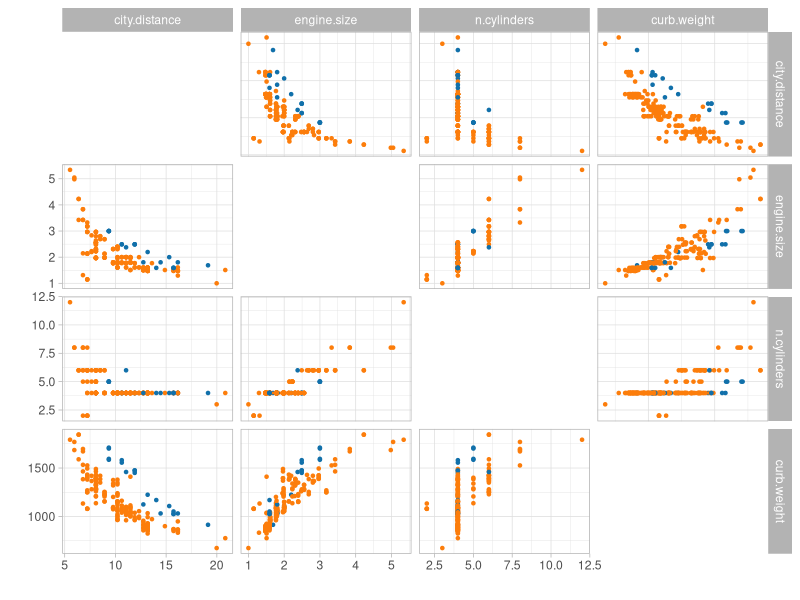
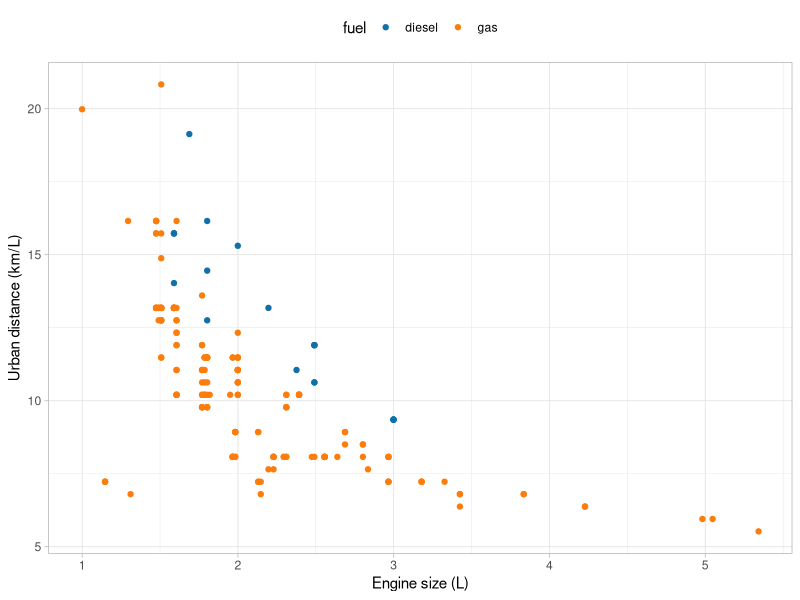
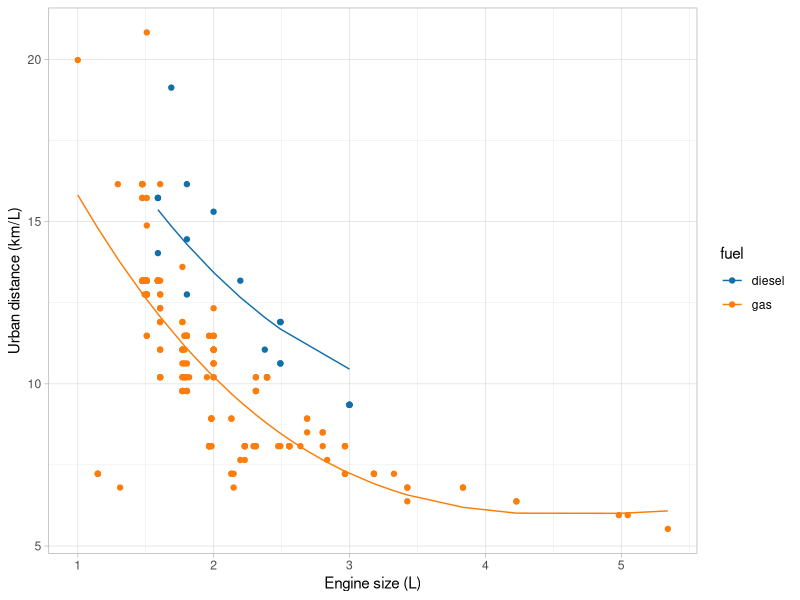
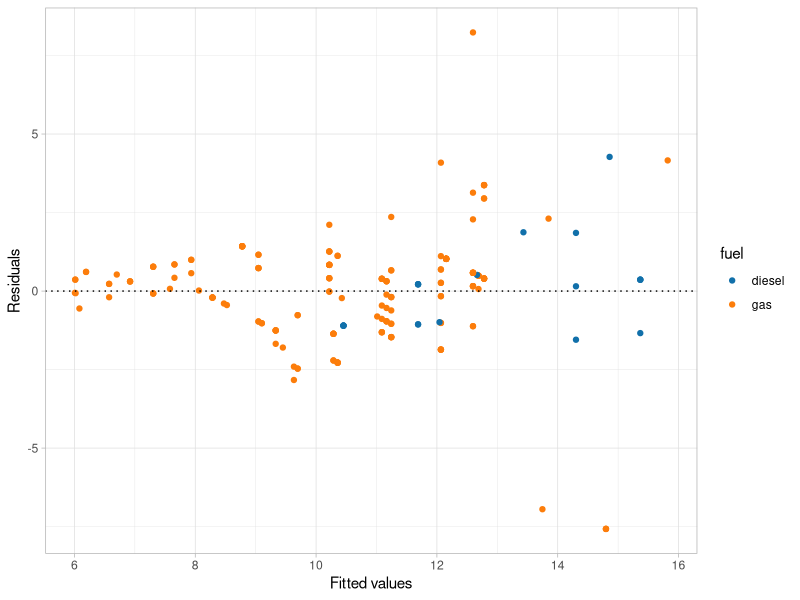
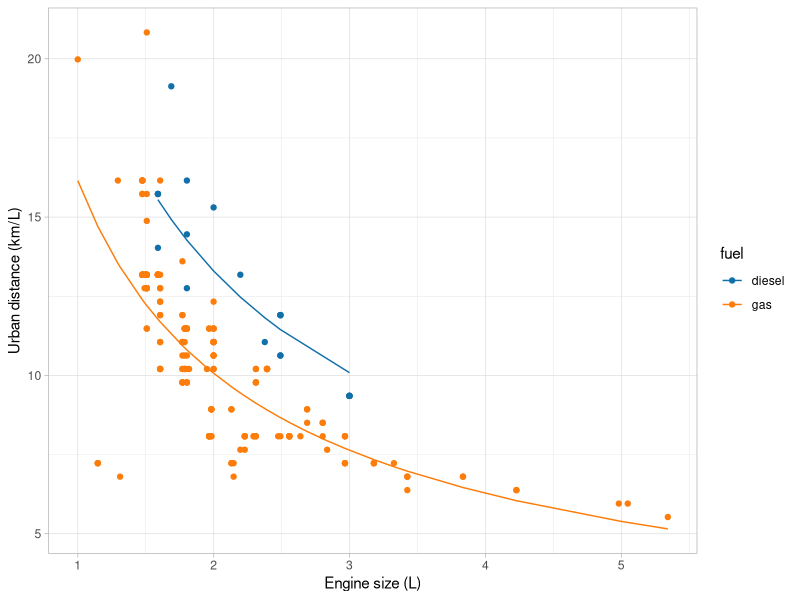
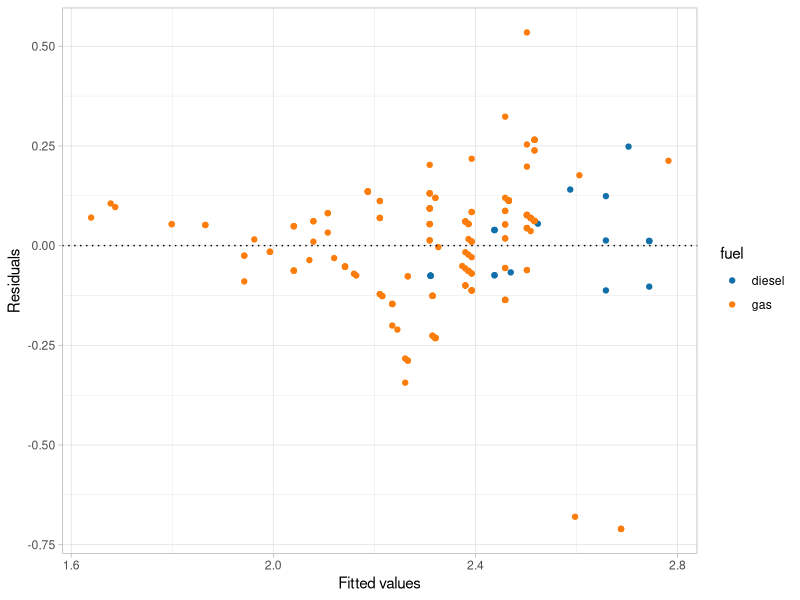
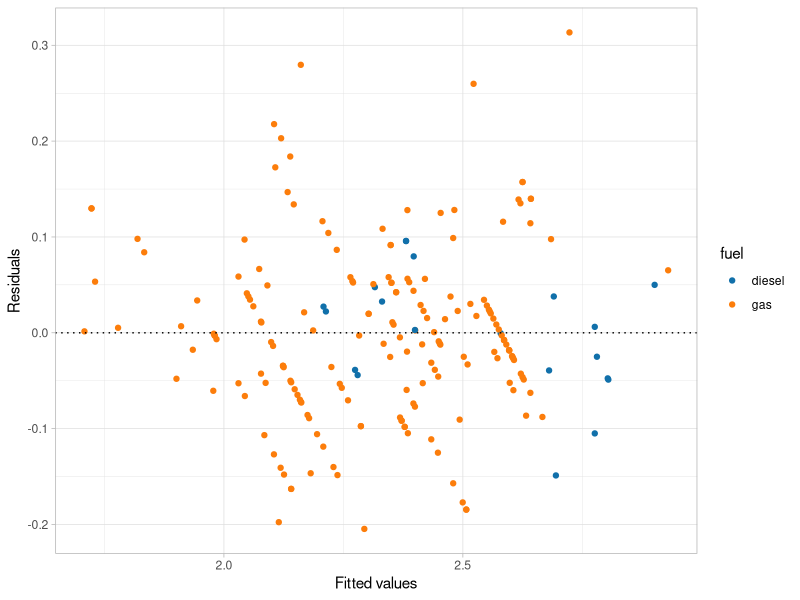

Here is the R script that generated these plots, in order:
## ----r------------------------------------------------------------------------
library(tidyverse)
library(broom)
library(knitr)
library(ggplot2)
library(GGally)
library(ggthemes)

rm(list = ls())
# The dataset can be also downloaded here: https://tommasorigon.github.io/datamining/data/auto.txt
auto <- read.table("../data/auto.txt", header = TRUE) %>% select(city.distance, engine.size, n.cylinders, curb.weight, fuel)

p0 <- ggpairs(auto,
  columns = 1:4, aes(colour = fuel),
  lower = list(continuous = wrap("points", size = 0.9)),
  upper = list(continuous = wrap("points", size = 0.9)),
  diag = "blank"
) +
  theme_light() +
  scale_color_tableau(palette = "Color Blind") +
  xlab("") +
  ylab("")
p0


## ----r------------------------------------------------------------------------
ggplot(data = auto, aes(x = engine.size, y = city.distance, col = fuel)) +
  geom_point() +
  theme_light() +
  scale_color_tableau(palette = "Color Blind") +
  theme(legend.position = "top") +
  xlab("Engine size (L)") +
  ylab("Urban distance (km/L)")


## ----r------------------------------------------------------------------------
m1 <- lm(city.distance ~ engine.size + I(engine.size^2) + I(engine.size^3) + fuel, data = auto)
kable(tidy(m1, conf.int = FALSE), digits = 3)


## ----r------------------------------------------------------------------------
kable(glance(m1)[c(1, 3, 10)])


## ----r------------------------------------------------------------------------
augmented_m1 <- augment(m1)
ggplot(data = augmented_m1, aes(x = engine.size, y = city.distance, col = fuel)) +
  geom_point() +
  geom_line(aes(y = .fitted)) +
  theme_light() +
  theme(legend.position = "right") +
  scale_color_tableau(palette = "Color Blind") +
  xlab("Engine size (L)") +
  ylab("Urban distance (km/L)")


## ----r------------------------------------------------------------------------
ggplot(data = augmented_m1, aes(x = .fitted, y = .resid, col = fuel)) +
  geom_point() +
  geom_hline(aes(yintercept = 0), linetype = "dotted") +
  theme_light() +
  theme(legend.position = "right") +
  scale_color_tableau(palette = "Color Blind") +
  xlab("Fitted values") +
  ylab("Residuals")


## ----r------------------------------------------------------------------------
m2 <- lm(log(city.distance) ~ I(log(engine.size)) + fuel, data = auto)
kable(tidy(m2, conf.int = FALSE), digits = 3)


## ----r------------------------------------------------------------------------
augmented_m2 <- augment(m2, data = auto)
ggplot(data = augmented_m2, aes(x = engine.size, y = city.distance, col = fuel)) +
  geom_point() +
  geom_line(aes(y = exp(.fitted))) +
  theme_light() +
  theme(legend.position = "right") +
  scale_color_tableau(palette = "Color Blind") +
  xlab("Engine size (L)") +
  ylab("Urban distance (km/L)")


## ----r------------------------------------------------------------------------
ggplot(data = augmented_m2, aes(x = .fitted, y = .resid, col = fuel)) +
  geom_point() +
  geom_hline(aes(yintercept = 0), linetype = "dotted") +
  theme_light() +
  theme(legend.position = "right") +
  scale_color_tableau(palette = "Color Blind") +
  xlab("Fitted values") +
  ylab("Residuals")


## ----r------------------------------------------------------------------------
r.squared.original <- 1 - sum(mean((auto$city.distance - exp(predict(m2)))^2)) / sum(mean((auto$city.distance - mean(auto$city.distance))^2))
kable(data.frame(r.squared.original = r.squared.original, glance(m2)[c(1, 3, 10)]))


## ----r------------------------------------------------------------------------
auto$cylinders2 <- factor(auto$n.cylinders == 2)
m3 <- lm(log(city.distance) ~ I(log(engine.size)) + I(log(curb.weight)) + fuel + cylinders2, data = auto)
kable(tidy(m3, conf.int = FALSE), digits = 3)


## ----r------------------------------------------------------------------------
augmented_m3 <- augment(m3, data = auto)
ggplot(data = augmented_m3, aes(x = .fitted, y = .resid, col = fuel)) +
  geom_point() +
  geom_hline(aes(yintercept = 0), linetype = "dotted") +
  theme_light() +
  theme(legend.position = "right") +
  scale_color_tableau(palette = "Color Blind") +
  xlab("Fitted values") +
  ylab("Residuals")


## ----r------------------------------------------------------------------------
r.squared.original <- 1 - sum(mean((auto$city.distance - exp(predict(m3)))^2)) / sum(mean((auto$city.distance - mean(auto$city.distance))^2))
kable(data.frame(r.squared.original = r.squared.original, glance(m3)[c(1, 3, 10)]))
